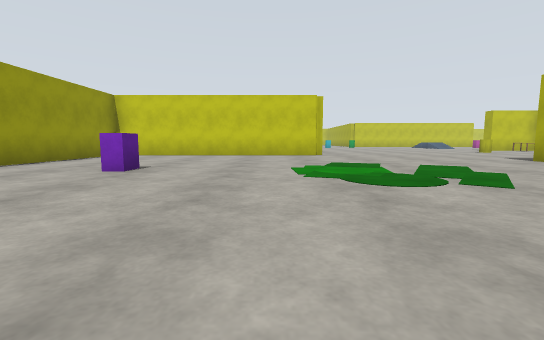
View 1 (above)

18 first-person views from a walk through a Gazebo world. The camera is 0.94 m above the floor, tilts 6° down and sees 90° across. The floor is counted in squares, 2 m on a side. Each view is taken from the middle of a square. On the plan, view 1 faces up. The plan holds only what a view shows up to about 9 squares ahead; the rest is blank. The place goes on beyond the plan. The robots in the file are not drawn. Simple shapes stand in for some stock models.

View 2
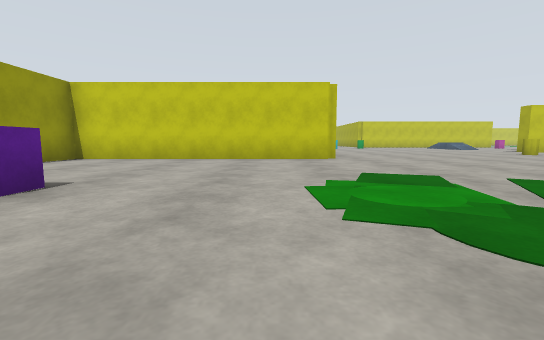

View 3
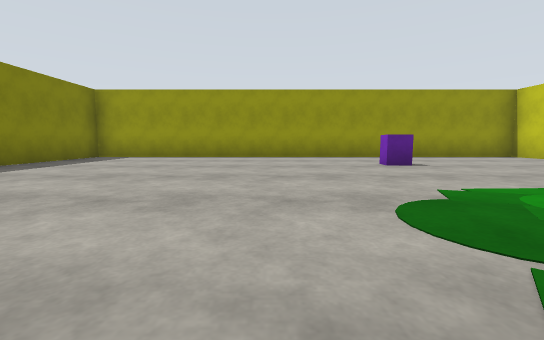

View 4
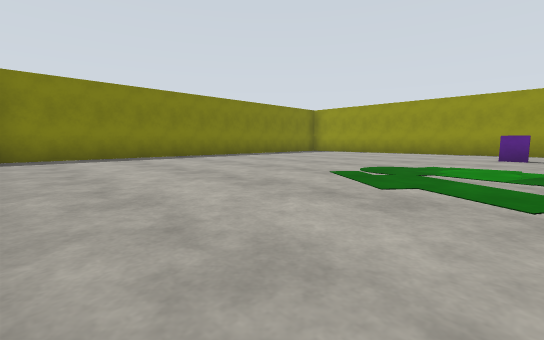

View 5
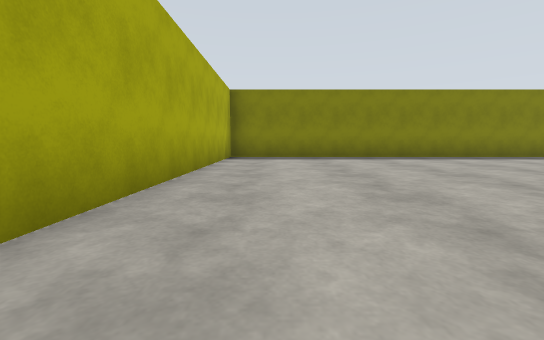

View 6
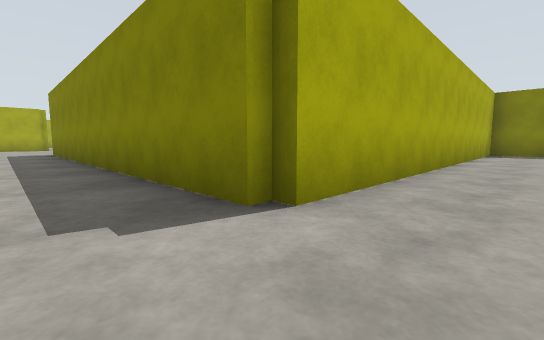

View 7
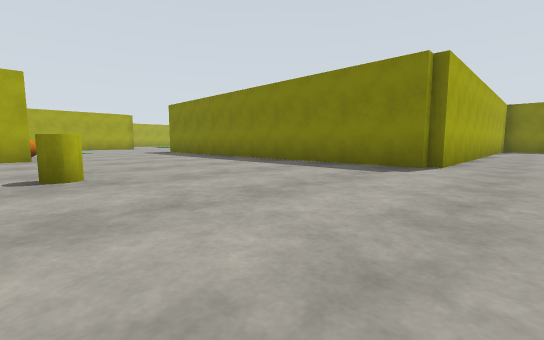

View 8
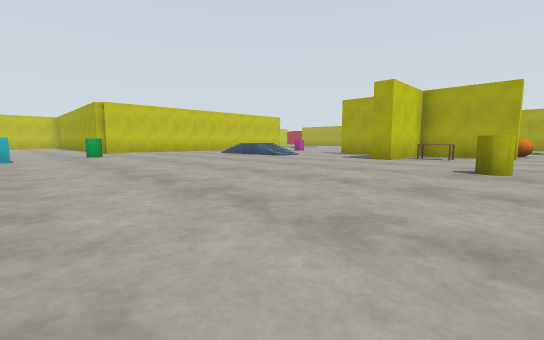

View 9
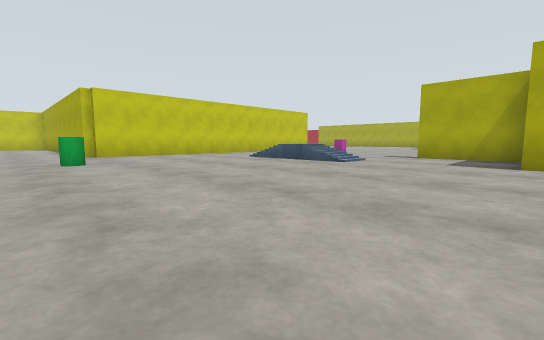

View 10
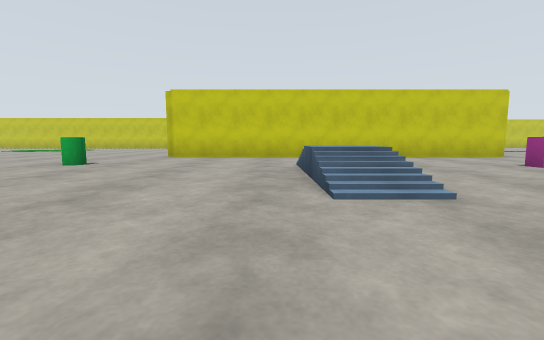

View 11
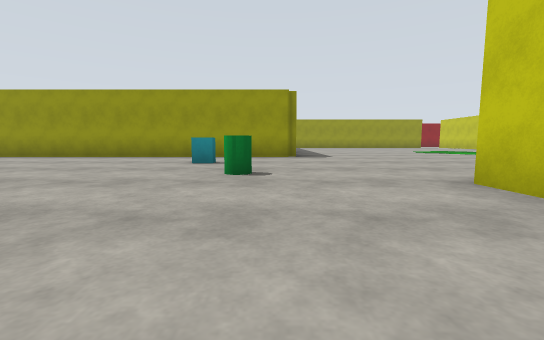

View 12
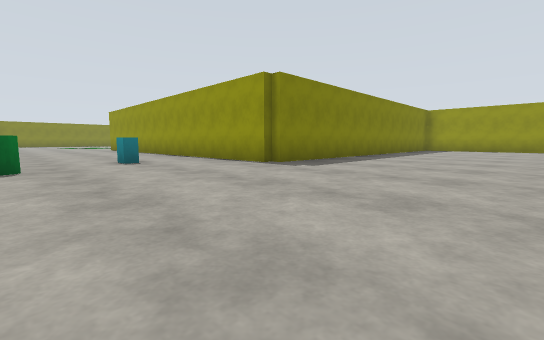

View 13
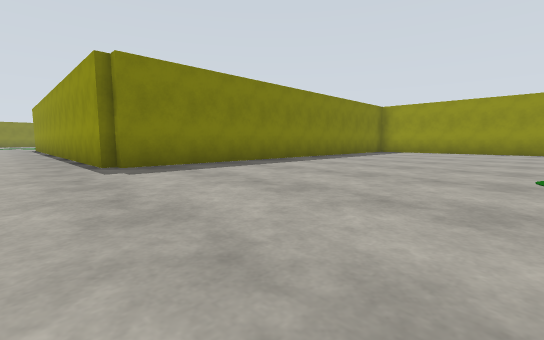

View 14
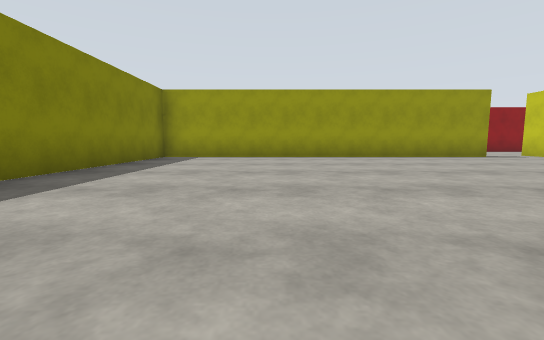

View 15
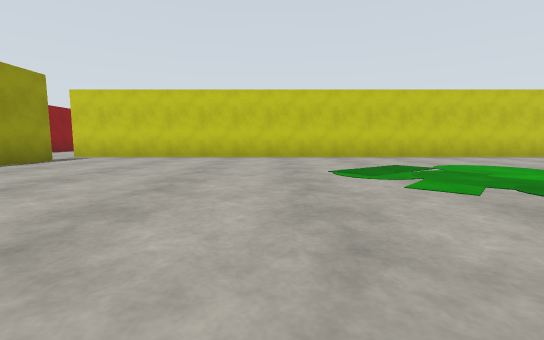

View 16
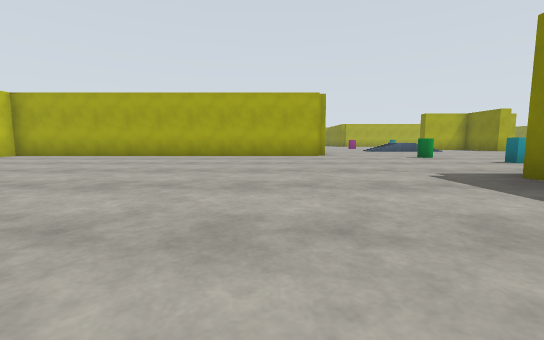

View 17
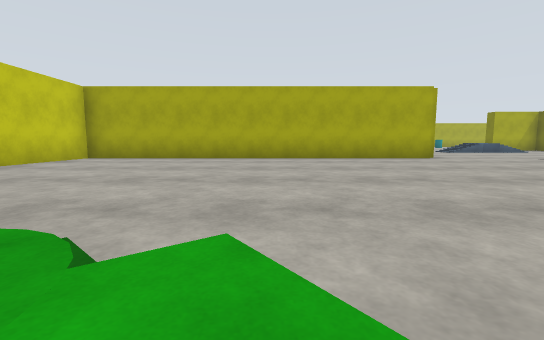

View 18
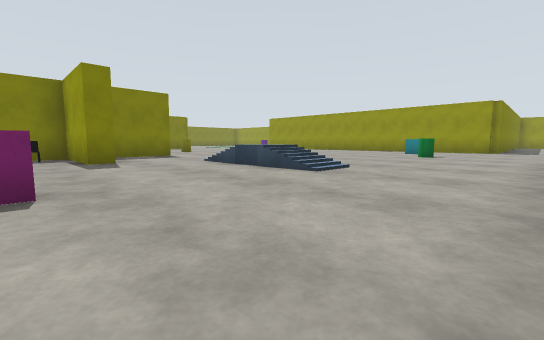

### Floor plan
Points are (right, up) in squares from view 1. A wall is a line through its corners. A room is listed if a view was taken in it or the views show most of it. See-through windows are left out.
Room 1 (views 1, 2, 3, 4, 5)
walls: (1.6, 9.3) (-5.2, 9.3) (-5.2, -3.2) (6.2, -3.2) (6.2, 6.7)
ways out: opening at (4, 8.6) to room 2
objects: purple box (-2, 5)
Room 2 (views 6, 7, 8, 9, 10, 11, 12, 13, 14, 15, 16, 17, 18)
walls: (6.7, 23.4) (6.7, 33.2) (-10, 33.2); (13.3, 14.2) (13.3, 16.5) (13.7, 16.5) (13.7, 14.3) (15, 14.3); (16.5, 23.3) (7, 23.3); (13.8, 11.5) (13.3, 11.5) (13.3, 13.7) (11, 13.7) (11, 14.3) (12.8, 14.3); (6.2, 6.7) (16.5, 6.7); (-9.2, 31.6) (-9.2, 21.8) (1.7, 21.8) (1.7, 12.8)
ways out: opening at (4, 8.6) to room 1; opening at (-9, 32.5)
objects: cyan box (4, 20); green cylinder (6, 21); yellow cylinder (9, 12); other object (12, 13); other object (14, 15); orange ball (15, 12); magenta box (15, 20)

Where each view was taken, in squares from view 1:
view 1: 0 up, 0 right, facing up
view 2: 2 up, 0 right, facing up
view 3: 2 up, 3 right, facing left
view 4: 5 up, 6 right, facing down-left
view 5: 5 up, 5 right, facing down
view 6: 8 up, 5 right, facing down-right
view 7: 12 up, 5 right, facing down-right
view 8: 11 up, 4 right, facing up-right
view 9: 14 up, 5 right, facing up-right
view 10: 15 up, 10 right, facing up
view 11: 21 up, 10 right, facing left
view 12: 26 up, 6 right, facing down-left
view 13: 27 up, 3 right, facing down-left
view 14: 25 up, 1 left, facing left
view 15: 25 up, 4 left, facing up
view 16: 25 up, 2 left, facing right
view 17: 28 up, 1 left, facing right
view 18: 23 up, 15 right, facing down-left
